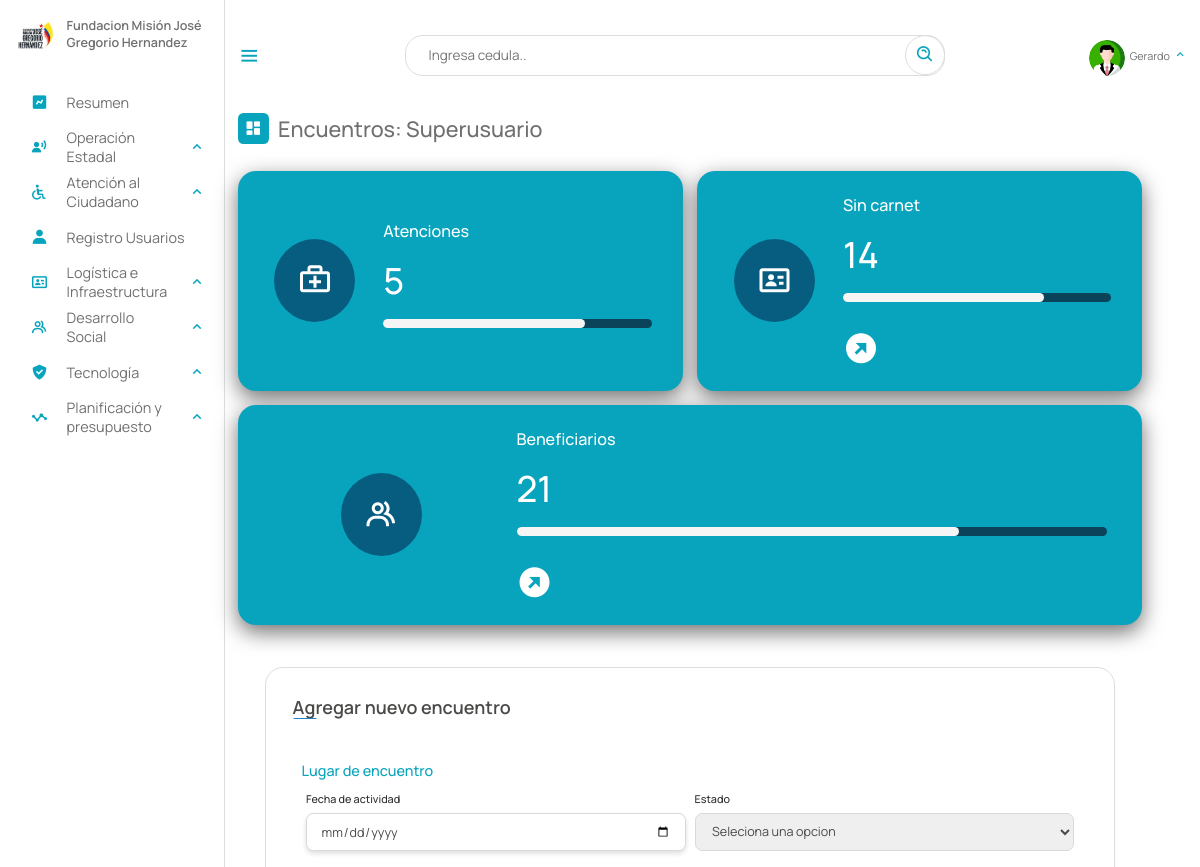
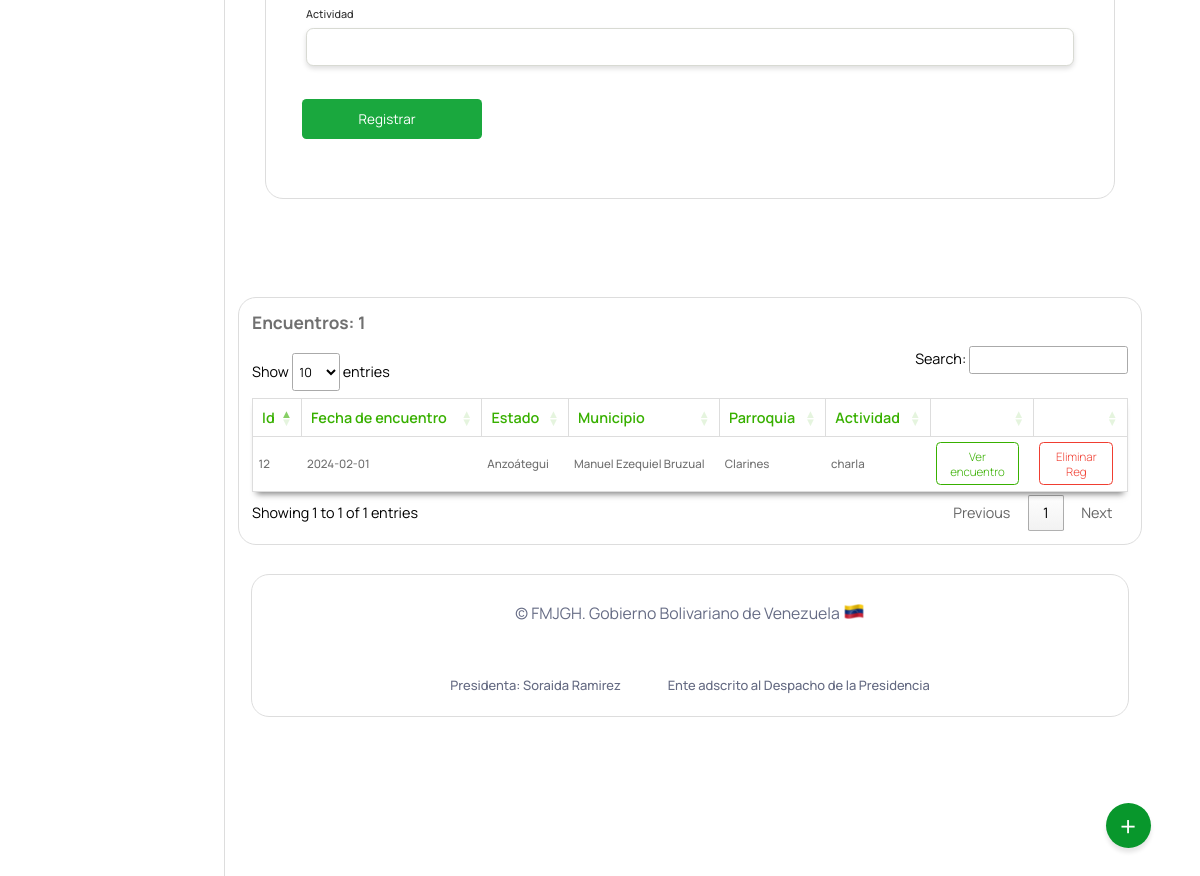
Page /Escritorio/10-encuentros.php (signed in) on the earlier database version (2 pictures, top to bottom).
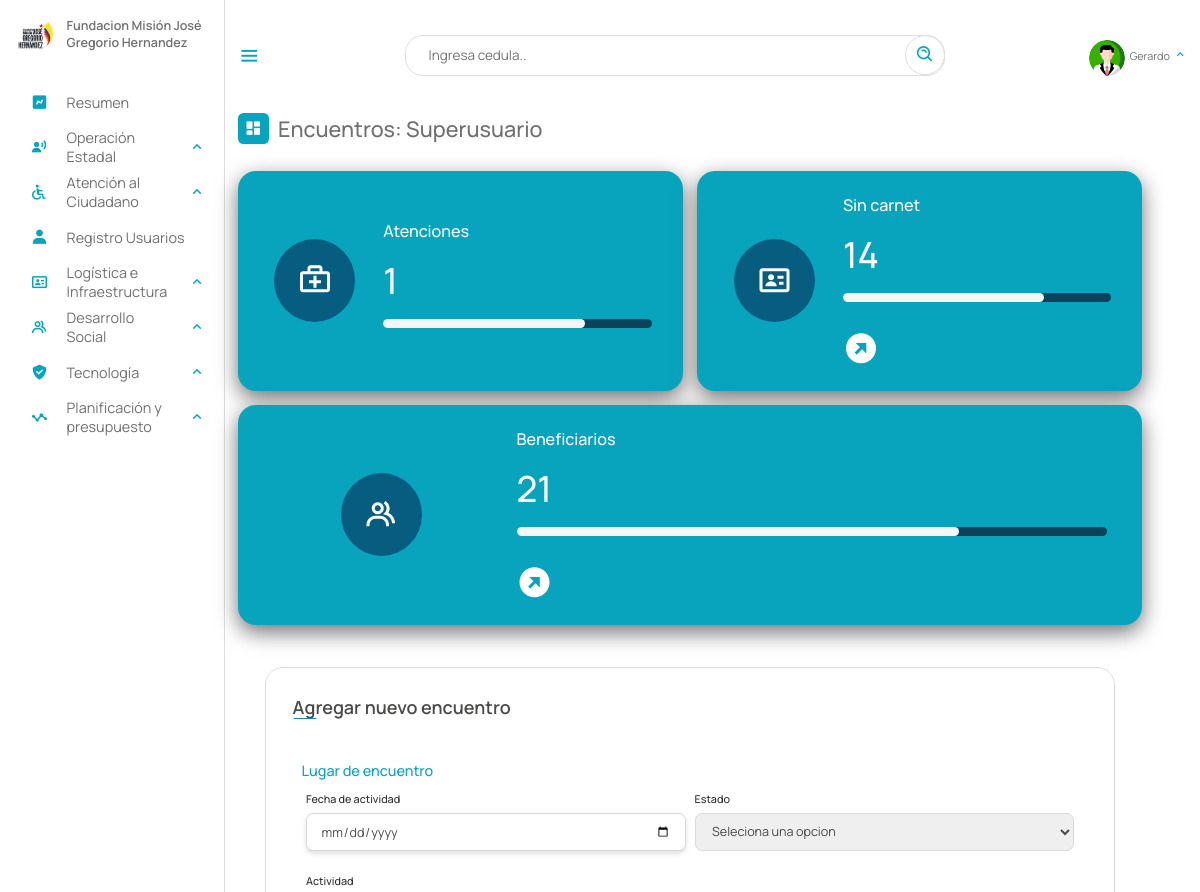
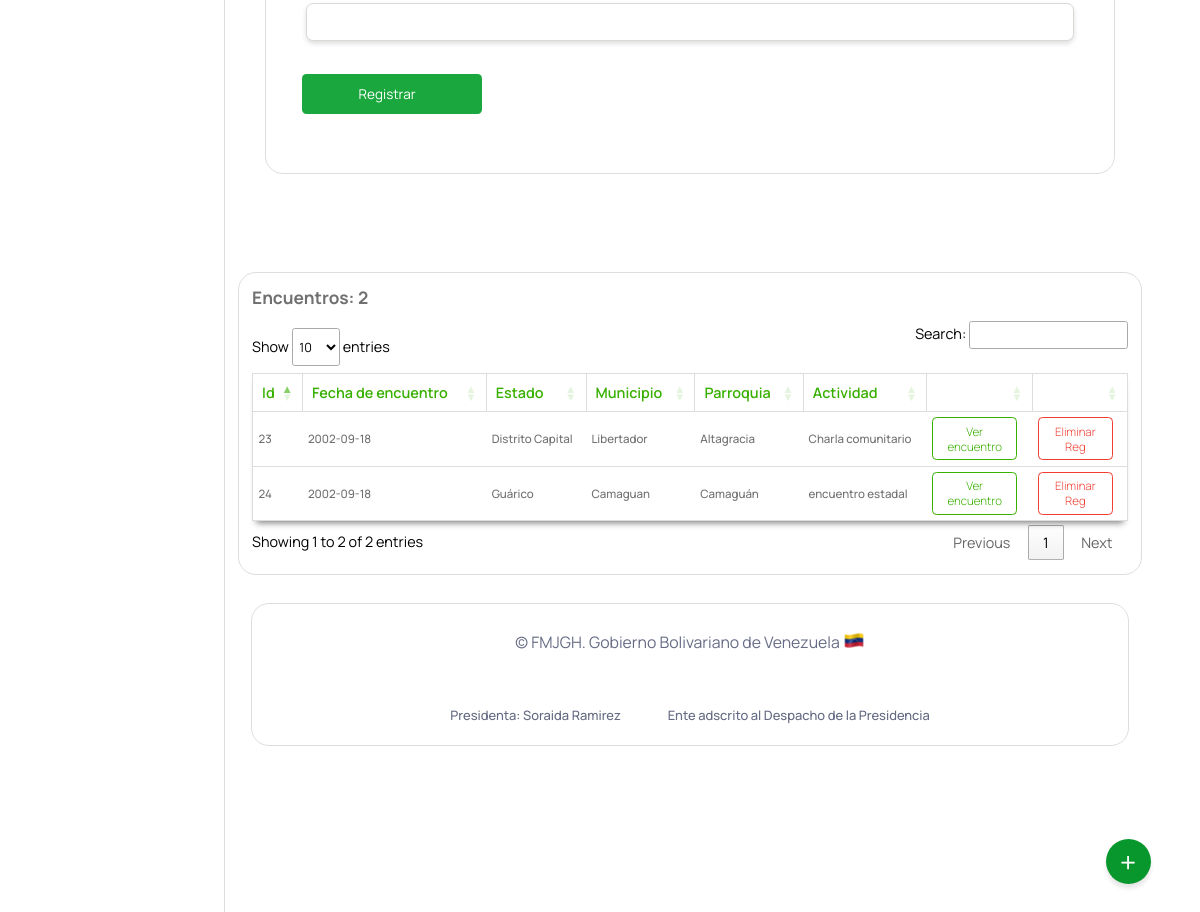
Same page on the later database version (2 pictures, top to bottom).
### tables this page shows
CREATE TABLE `encuentros` (
  `id` int(11) NOT NULL AUTO_INCREMENT,
  `fecha_encuentro` date NOT NULL,
  `estado` varchar(10) NOT NULL,
  `municipio` varchar(20) NOT NULL,
  `parroquia` varchar(10) NOT NULL,
  `actividad` text NOT NULL,
  `gerencia` varchar(5) DEFAULT NULL,
  PRIMARY KEY (`id`),
  KEY `estado` (`estado`,`municipio`),
  KEY `municipio` (`municipio`),
  KEY `parroquia` (`parroquia`),
  KEY `gerencia` (`gerencia`),
  CONSTRAINT `encuentros_ibfk_1` FOREIGN KEY (`estado`) REFERENCES `estados` (`id_estados`) ON DELETE CASCADE,
  CONSTRAINT `encuentros_ibfk_2` FOREIGN KEY (`municipio`) REFERENCES `municipios` (`id_municipios`) ON DELETE CASCADE,
  CONSTRAINT `encuentros_ibfk_3` FOREIGN KEY (`parroquia`) REFERENCES `parroquia` (`id`) ON DELETE CASCADE,
  CONSTRAINT `encuentros_ibfk_4` FOREIGN KEY (`gerencia`) REFERENCES `gerencia` (`id`) ON DELETE CASCADE ON UPDATE CASCADE
);

CREATE TABLE `estados` (
  `id_estados` varchar(10) NOT NULL,
  `nombre_estado` text NOT NULL,
  PRIMARY KEY (`id_estados`)
);

CREATE TABLE `municipios` (
  `id_municipios` varchar(20) NOT NULL,
  `estado` varchar(10) NOT NULL,
  `nombre` text NOT NULL,
  PRIMARY KEY (`id_municipios`),
  KEY `estado` (`estado`)
);

CREATE TABLE `parroquia` (
  `id` varchar(10) NOT NULL,
  `municipio` varchar(20) NOT NULL,
  `nombre_parroquia` text NOT NULL,
  PRIMARY KEY (`id`),
  KEY `municipio` (`municipio`)
);

### php/01-atenciones.php (called while the page is built, shortened)
<?php
include_once("ManejadorBD.php");
class Atenciones extends ManejadorBD
{
	private $cnn;
	public function __construct($tipoConexion)
	{
		$this->cnn = parent::conectar($tipoConexion);
	}
	public function contarTodasAtencionesa()
	{
		try {
			$stmt = $this->cnn->prepare("SELECT * FROM `atenciones` WHERE fecha_aten IS NOT NULL");
			$stmt->setFetchMode(PDO::FETCH_ASSOC);
			$stmt->execute();
			return $stmt->fetchAll();
		} catch (PDOException $error) {
			echo "Error: ejecutando consulta SQL." . $error->getMessage();
			exit();
		}
	}
}

### php/ManejadorBD.php (called while the page is built, shortened)
<?php
	class ManejadorBD extends PDO {
		public $srv	= SRV;
		public $usr	= USR;
		public $pas	= PAS;
		public $dbn	= BDN;
		public function conectar($tipoConexion){
			try{
				switch ($tipoConexion) {
				    case 1:
				        $dsn = "mysql:host=$this->srv;dbname=$this->dbn";
				        break;
				}
				$dbh = new PDO($dsn, $this->usr, $this->pas);
    			$dbh->setAttribute(PDO::ATTR_ERRMODE, PDO::ERRMODE_EXCEPTION);
			}catch(PDOException $error){
                echo "Error al Conectar con la Base de Datos: ".$error->getMessage();
                exit();
			}
            $this->conexionBD = $dbh;
			return $this->conexionBD;
		}
	}
?>

### php/05-encuentro.php (called while the page is built, shortened)
<?php
include_once("ManejadorBD.php");
class encuentro extends ManejadorBD{
        private $cnn;
        public function __construct($tipoConexion){
            $this->cnn = parent::conectar($tipoConexion);
        }
		public function consultarTodosEncuentro(){
			try{
				$stmt = $this->cnn->prepare("SELECT encuentros.id, encuentros.fecha_encuentro, estados.nombre_estado, municipios.nombre, parroquia.nombre_parroquia, encuentros.actividad, encuentros.gerencia FROM encuentros, municipios, estados, parroquia WHERE
				encuentros.estado = estados.id_estados AND
				encuentros.municipio = municipios.id_municipios AND
				encuentros.parroquia = parroquia.id");
				$stmt->setFetchMode(PDO::FETCH_ASSOC);
				$stmt->execute();
				return $stmt->fetchAll();
	        }catch(PDOException $error) {
				echo "Error: ejecutando consulta SQL.".$error->getMessage();
				exit();
	        }
		}
}
?>

### Escritorio/10-encuentros.php (the view, shortened to what the changed rows need)
<?php
include_once("partearriba.php");
?>
<link rel="stylesheet" type="text/css" href="https://cdn.datatables.net/1.11.3/css/jquery.dataTables.min.css">
<div class="dash-contenido">
    <div class="overview">
        <div class="titulo">
        </div>
    </div>
    <div class="boxes">
        <?php
        include_once("../php/01-atenciones.php");
        $aten = new Atenciones(1);
        $atenciones =  $aten->contarTodasAtencionesa();
        ?>
        <div class="box box1">
            <div class="contenedor-box">
                <div class="boxes2">
                    <span class="link-name">Atenciones</span></a>
                    <span class="number"><?php echo count($atenciones) ?></span>
                    <div class="progress">
                        <div class="progress-bar" style="width:75%;">
                        </div>
                    </div>
                </div>
            </div>
        </div>
        <div class="box box1">
        </div>
        <div class="box box1">
        </div>
    </div>
    <div class="cont-registro">
        <div class="container">
        </div>
    </div>
    <div class="reportes-totales">
    </div>
    <div class="tabla-atencion">
        <?php
        include_once("../php/05-encuentro.php");
        $aten = new encuentro(1);
        $consulta = $aten->consultarTodosEncuentro();
        $cantidadRegistros = count($consulta);
        ?>
        <h2>Encuentros: <?php echo $cantidadRegistros ?></h2>
        <table id="atencion">
            <thead>
                <tr>
                    <th>Id</th>
                    <th>Fecha de encuentro</th>
                    <th>Estado</th>
                    <th>Municipio</th>
                    <th>Parroquia</th>
                    <th>Actividad</th>
                    <th></th>
                    <th></th>
                </tr>
            </thead>
            <tbody>
                <?php
                include_once("../php/05-encuentro.php");
                $aten = new encuentro(1);
                $consulta = $aten->consultarTodosEncuentro();
                if ($consulta) {
                    foreach ($consulta as $registros) {
                        if ($registros["gerencia"] == $gerencia || $rol == "Superusuario") {
                ?>
                            <tr>
                                <td><?php echo $registros["id"] ?></td>
                                <td><?php echo $registros["fecha_encuentro"] ?></td>
                                <td><?php echo $registros["nombre_estado"] ?></td>
                                <td><?php echo $registros["nombre"] ?></td>
                                <td><?php echo $registros["nombre_parroquia"] ?></td>
                                <td><?php echo $registros["actividad"] ?></td>
                                <td><a href="10-verEncuentro.php?id=<?php echo $registros["id"] ?>">Ver encuentro</a></td>
                                <?php if ($rol == "Superusuario") { ?>
                                    <td><a href="eliminar/eliminar_encuentro.php?id=<?php echo $registros["id"] ?>" class="eliminar">Eliminar Reg</a></td>
                                <?php } else {
                                    echo "<td></td>";
                                } ?>
                            </tr>
                <?php
                        }
                    }
                }
                ?>
            </tbody>
        </table>
    </div>
    <?php
    include_once("parteabajo.php");
    ?>

Differences in the rows shown:
removed encuentros: id "12", fecha_encuentro "2024-02-01", estado.nombre_estado "Anzoátegui", municipio.nombre "Manuel Ezequiel Bruzual", parroquia.nombre_parroquia "Clarines", actividad "charla"
added encuentros: id "23", fecha_encuentro "2002-09-18", estado.nombre_estado "Distrito Capital", municipio.nombre "Libertador", parroquia.nombre_parroquia "Altagracia", actividad "Charla comunitario"
added encuentros: id "24", fecha_encuentro "2002-09-18", estado.nombre_estado "Guárico", municipio.nombre "Camaguan", parroquia.nombre_parroquia "Camaguán", actividad "encuentro estadal"
Other differences:
count($atenciones): "5" → "1"
text written by a page script: "Show entries Search: Showing 1 to 1 of 1 entries Previous 1 Next" → "Show entries Search: Showing 1 to 2 of 2 entries Previous 1 Next"
$cantidadRegistros: "1" → "2"
